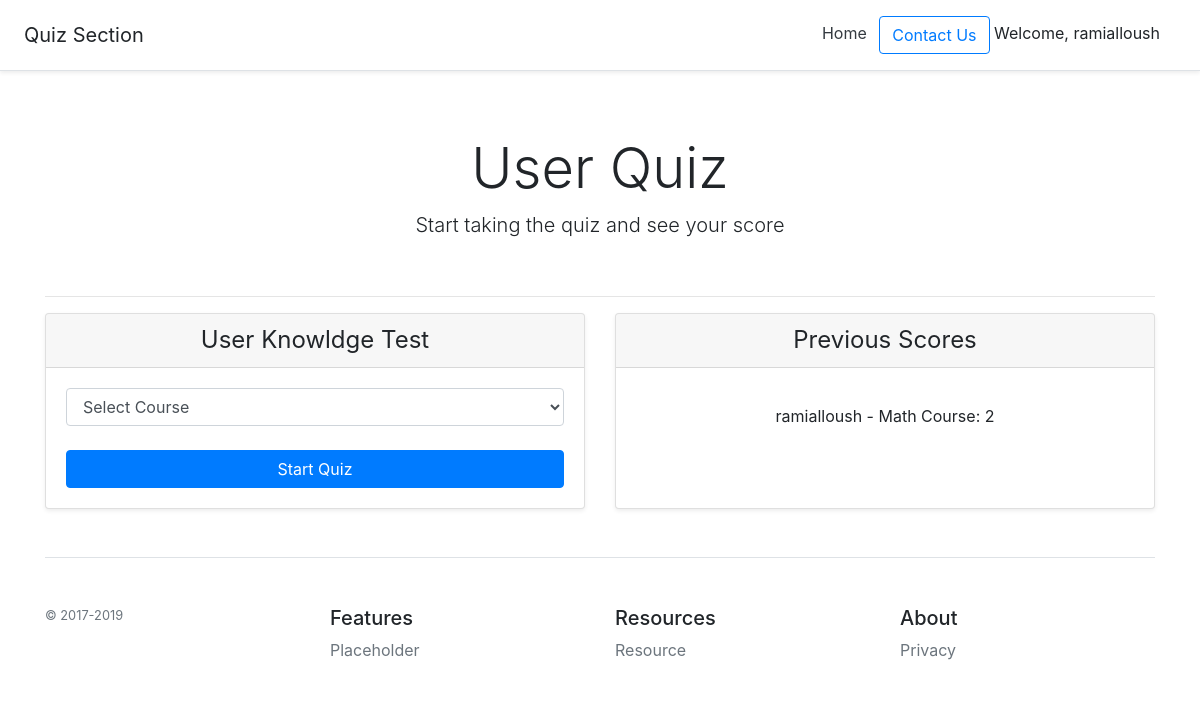
The app's page /quiz/ (signed in), older data.
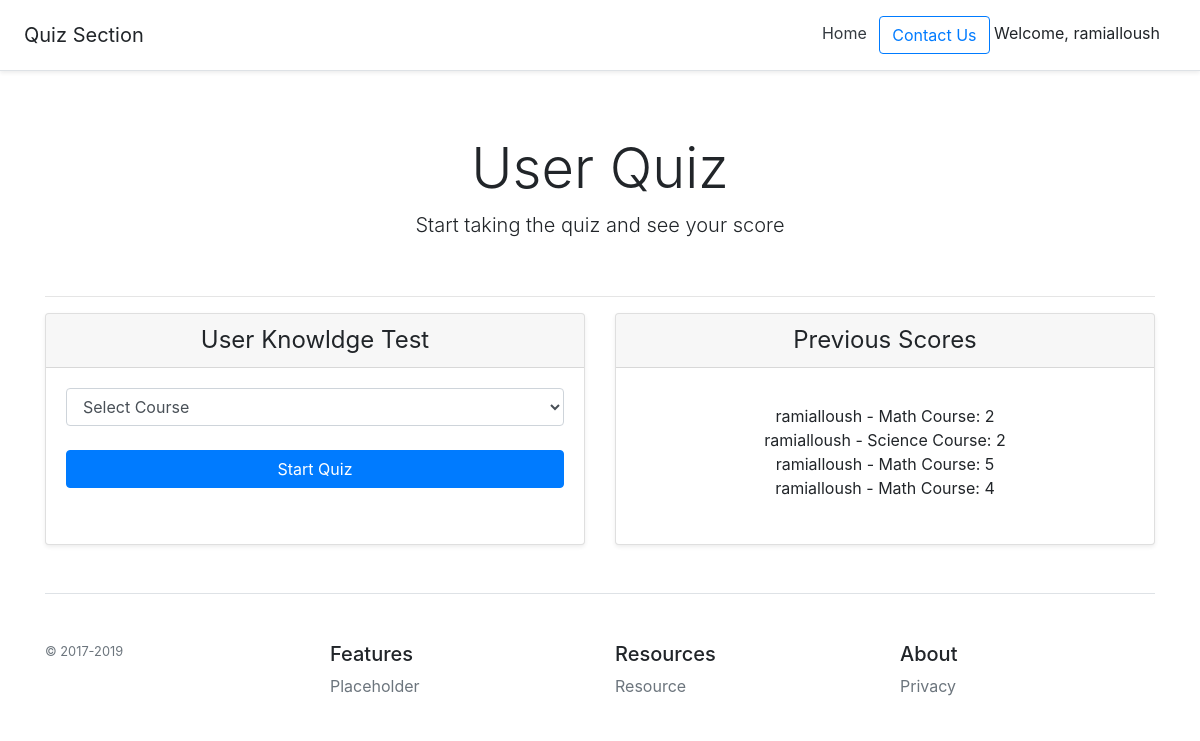
The same page, newer data.
### quiz/models.py (models this page shows, shortened)
class Course(models.Model):
    course_name = models.CharField(max_length=300)
    def __str__(self):
        return self.course_name

class Score(models.Model):
    user = models.ForeignKey(User, verbose_name='User',
                             on_delete=models.CASCADE)
    course = models.ForeignKey(Course, on_delete=models.CASCADE)
    date = models.DateTimeField('Quiz Date', default=timezone.now)
    score = models.IntegerField(default=0)

### quiz/views.py (the view)
# urls.py: path('', views.IndexView.as_view(), name='index'),  # use name for reverse function
class IndexView(generic.ListView):
    model = Score
    template_name = 'quiz/index.html'
    def get_context_data(self, **kwargs):
        context = super(IndexView, self).get_context_data(**kwargs)
        context.update({
            'form': CourseSelectForm(),
        })
        return context
    def get_queryset(self):
        self.request.session['score'] = 0
        self.request.session['count'] = 0
        user = self.request.user
        if user.is_authenticated:
            return Score.objects.filter(
                user=self.request.user
            )
        else:
            return None

### quiz/forms.py
class CourseSelectForm(forms.Form):
    course_name = forms.ModelChoiceField(
        empty_label="Select Course",
        queryset=Course.objects.all(),
        widget=forms.Select(
            attrs={'class': 'form-control', 'label_from_instance ': 'dd'})
    )
    def __init__(self, *args, **kwargs):
        super(CourseSelectForm, self).__init__(*args, **kwargs)
        self.fields['course_name'].label = ''

### quiz/templates/quiz/index.html (shortened to what this page needs)
{% extends 'quiz/base.html' %}
{% block content %}
<div class="card-deck mb-3 text-center">
    <div class="card mb-12 shadow-sm">
        <div class="card-header">
            <h4 class="my-0 font-weight-normal">User Knowldge Test</h4>
        </div>
        <div class="card-body">
            {% if request.user.is_authenticated %}
            <form action="/quiz/start/" method="post">
                {{ form }}
                <br>
                <input type="submit" class="btn btn-block btn-primary" value="Start Quiz">
            </form>
            {% else %}
            You must log in first to take the quiz
            {% endif %}
        </div>
    </div>
    {% if score_list %}
    <div class="card mb-12 shadow-sm">
        <div class="card-header">
            <h4 class="my-0 font-weight-normal">Previous Scores</h4>
        </div>
        <div class="card-body">
            <ul class="list-unstyled mt-3 mb-4">
                {% for score in score_list %}
                <li>{{ score.user }} - {{ score.course }}: {{ score.score }}</li>
                {% endfor %}
            </ul>
        </div>
    </div>
    {% endif %}
</div>
{% endblock %}

### quiz/templates/quiz/base.html (shortened to what this page needs)
<!doctype html>
<html lang="en">
<head>
    <link href="https://getbootstrap.com/docs/4.3/dist/css/bootstrap.min.css" rel="stylesheet"
>
</head>
<body>
    <div class="d-flex flex-column flex-md-row align-items-center p-3 px-md-4 mb-3 bg-white border-bottom shadow-sm">
        <h5 class="my-0 mr-md-auto font-weight-normal">Quiz Section</h5>
        <nav class="my-2 my-md-0 mr-md-3">
            <a class="p-2 text-dark" href="{% url 'quiz:index' %}">Home</a>
            <a class="btn btn-outline-primary" href="#">Contact Us</a>
            {% if request.user.is_authenticated %}
            Welcome, {{ request.user.username }}
            {% else %}
            <a href="/accounts/login">Login</a>
            {% endif %}
        </nav>
    </div>
    <div class="px-3 pt-md-5 pb-md-4 mx-auto text-center">
        <h1 class="display-4">User Quiz</h1>
        <p class="lead">Start taking the quiz and see your score</p>
    </div>
    <div class="container">
        <hr>
        {% block content %}
        {% endblock %}
        <footer class="pt-4 my-md-5 pt-md-5 border-top">
            <div class="row">
                <div class="col-12 col-md">
                    <small class="d-block mb-3 text-muted">&copy; 2017-2019</small>
                </div>
                <div class="col-6 col-md">
                    <h5>Features</h5>
                    <ul class="list-unstyled text-small">
                        <li><a class="text-muted" href="#">Placeholder</a></li>
                    </ul>
                </div>
                <div class="col-6 col-md">
                    <h5>Resources</h5>
                    <ul class="list-unstyled text-small">
                        <li><a class="text-muted" href="#">Resource</a></li>
                    </ul>
                </div>
                <div class="col-6 col-md">
                    <h5>About</h5>
                    <ul class="list-unstyled text-small">
                        <li><a class="text-muted" href="#">Privacy</a></li>
                    </ul>
                </div>
            </div>
        </footer>
    </div>
</body>
</html>

Row changes from the older to the newer data that the page shows:
added Score: user "ramialloush", course "Science Course", score "2"
added Score: user "ramialloush", course "Math Course", score "5"
added Score: user "ramialloush", course "Math Course", score "4"
